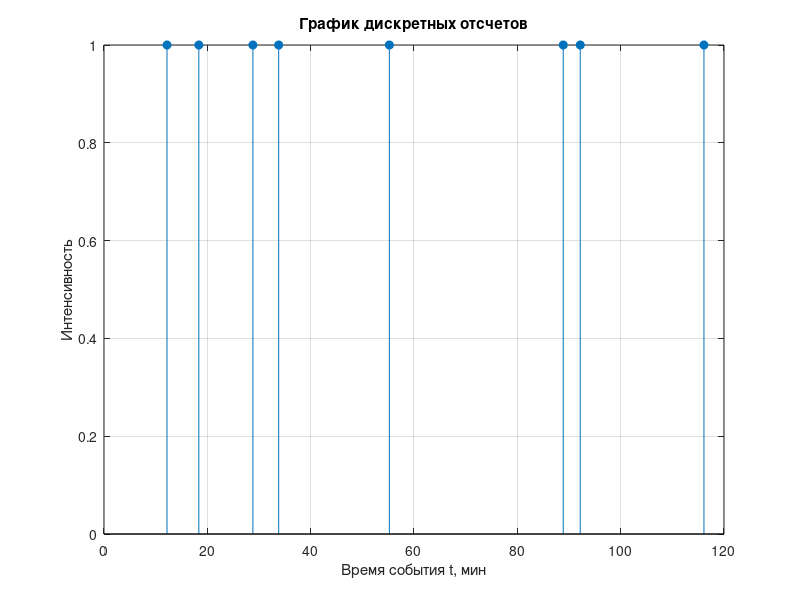
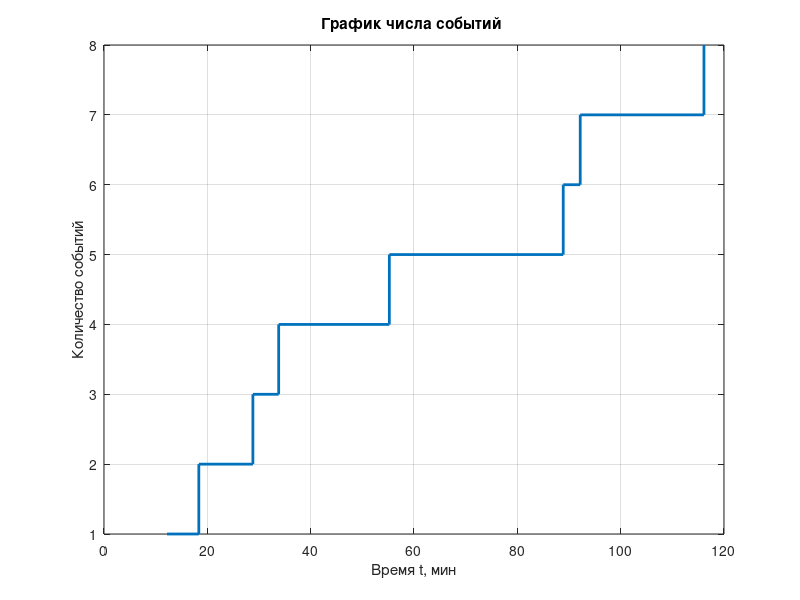

MATLAB code to generate these figures, in order:
function task1

% Очистка рабочего пространства и консоли
clear; clc;

% Максимальное время моделирования
Tmod = 140;
% Среднее значение для логнормального распределения
tauSr = 2;
% Стандартное отклонение для логнормального распределения
s = 1;

% Генерация первого интервала времени между событиями
tau = lognrnd(tauSr, s);

% Инициализация массива временных отметок событий
t = [tau];

% Цикл генерации событий, пока текущее время меньше Tmax
while t(end) < Tmod
    tau = lognrnd(tauSr, s); % Генерация нового интервала
    t = [t; t(end) + tau]; % Добавление нового момента времени
end

% Если последнее событие вышло за пределы Tmax — удалить его
if t(end) > Tmod
    t(end) = [];
end

% Количество сгенерированных событий
N = length(t);

% Вывод результатов в консоль
fprintf('Кол-во событий = %d\r\n', N);
fprintf('Время последнего события = %f\r\n', t(end,1));

% Вектор единиц для отображения точек событий на графике
o = ones(N,1);

% Первый график: дискретные события во времени
figure;
stem(t, o, 'filled');
xlabel('Время события t, мин');
ylabel('Интенсивность');
title('График дискретных отсчетов');
grid on;

% Второй график: накопленное число событий
csum = cumsum(o);
figure;
stairs(t, csum, 'LineWidth', 2);
xlabel('Время t, мин');
ylabel('Количество событий');
title('График числа событий ');
grid on;

end
